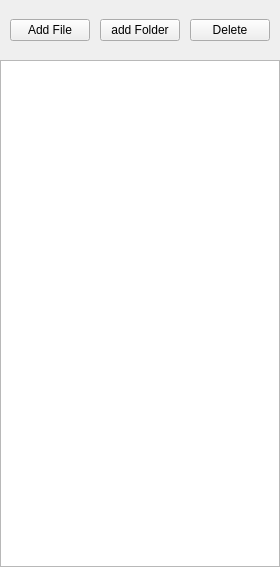
<?xml version="1.0" encoding="UTF-8"?>
<ui version="4.0">
 <class>FilesDockWidget</class>
 <widget class="QDockWidget" name="FilesDockWidget">
  <property name="geometry">
   <rect>
    <x>0</x>
    <y>0</y>
    <width>269</width>
    <height>567</height>
   </rect>
  </property>
  <property name="minimumSize">
   <size>
    <width>269</width>
    <height>300</height>
   </size>
  </property>
  <property name="allowedAreas">
   <set>Qt::LeftDockWidgetArea|Qt::RightDockWidgetArea</set>
  </property>
  <property name="windowTitle">
   <string>Files</string>
  </property>
  <widget class="QWidget" name="dockWidgetContents">
   <property name="sizePolicy">
    <sizepolicy hsizetype="Expanding" vsizetype="Expanding">
     <horstretch>0</horstretch>
     <verstretch>0</verstretch>
    </sizepolicy>
   </property>
   <layout class="QVBoxLayout" name="verticalLayout_2" stretch="0">
    <property name="spacing">
     <number>0</number>
    </property>
    <property name="leftMargin">
     <number>0</number>
    </property>
    <property name="topMargin">
     <number>0</number>
    </property>
    <property name="rightMargin">
     <number>0</number>
    </property>
    <property name="bottomMargin">
     <number>0</number>
    </property>
    <item>
     <layout class="QVBoxLayout" name="verticalLayout">
      <property name="spacing">
       <number>0</number>
      </property>
      <property name="sizeConstraint">
       <enum>QLayout::SetMaximumSize</enum>
      </property>
      <item>
       <widget class="QWidget" name="widget" native="true">
        <property name="sizePolicy">
         <sizepolicy hsizetype="MinimumExpanding" vsizetype="Preferred">
          <horstretch>0</horstretch>
          <verstretch>0</verstretch>
         </sizepolicy>
        </property>
        <property name="minimumSize">
         <size>
          <width>0</width>
          <height>60</height>
         </size>
        </property>
        <layout class="QHBoxLayout" name="horizontalLayout_2">
         <property name="spacing">
          <number>0</number>
         </property>
         <property name="leftMargin">
          <number>0</number>
         </property>
         <property name="topMargin">
          <number>0</number>
         </property>
         <property name="rightMargin">
          <number>0</number>
         </property>
         <property name="bottomMargin">
          <number>0</number>
         </property>
         <item>
          <layout class="QHBoxLayout" name="horizontalLayout">
           <property name="spacing">
            <number>0</number>
           </property>
           <item>
            <spacer name="horizontalSpacer_3">
             <property name="orientation">
              <enum>Qt::Horizontal</enum>
             </property>
             <property name="sizeHint" stdset="0">
              <size>
               <width>10</width>
               <height>20</height>
              </size>
             </property>
            </spacer>
           </item>
           <item>
            <widget class="QPushButton" name="pushButton_3">
             <property name="text">
              <string>Add File</string>
             </property>
            </widget>
           </item>
           <item>
            <spacer name="horizontalSpacer">
             <property name="orientation">
              <enum>Qt::Horizontal</enum>
             </property>
             <property name="sizeHint" stdset="0">
              <size>
               <width>10</width>
               <height>20</height>
              </size>
             </property>
            </spacer>
           </item>
           <item>
            <widget class="QPushButton" name="pushButton_2">
             <property name="text">
              <string>add Folder</string>
             </property>
            </widget>
           </item>
           <item>
            <spacer name="horizontalSpacer_2">
             <property name="orientation">
              <enum>Qt::Horizontal</enum>
             </property>
             <property name="sizeHint" stdset="0">
              <size>
               <width>10</width>
               <height>20</height>
              </size>
             </property>
            </spacer>
           </item>
           <item>
            <widget class="QPushButton" name="pushButton">
             <property name="text">
              <string>Delete</string>
             </property>
            </widget>
           </item>
           <item>
            <spacer name="horizontalSpacer_4">
             <property name="orientation">
              <enum>Qt::Horizontal</enum>
             </property>
             <property name="sizeHint" stdset="0">
              <size>
               <width>10</width>
               <height>20</height>
              </size>
             </property>
            </spacer>
           </item>
          </layout>
         </item>
        </layout>
       </widget>
      </item>
      <item>
       <widget class="QTreeView" name="treeView"/>
      </item>
     </layout>
    </item>
   </layout>
  </widget>
 </widget>
 <resources/>
 <connections/>
</ui>
